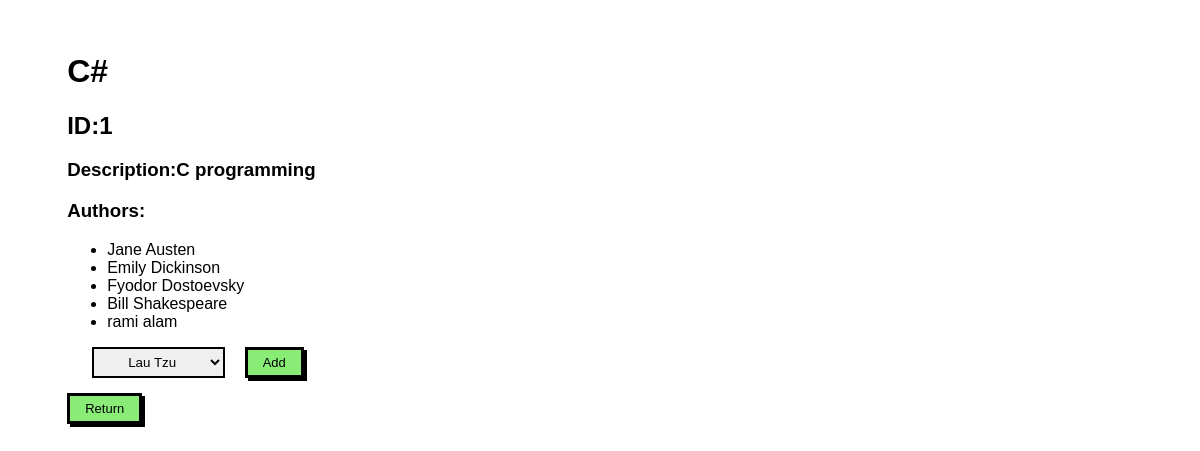
Screenshot of /book/1 with the database file from the repository.
### books_authors_app/models.py (models this page shows, shortened)
class book(models.Model):
    title = models.CharField(max_length=70)
    desc = models.TextField()
    created_at = models.DateTimeField(auto_now_add=True)
    updated_at = models.DateTimeField(auto_now=True)
    def show(id):
        return book.objects.get(id=int(id))

class author(models.Model):
    first_name = models.CharField(max_length=45)
    last_name = models.CharField(max_length=45)
    notes = models.TextField()
    books = models.ManyToManyField(book,related_name="authors")
    created_at = models.DateTimeField(auto_now_add=True)
    updated_at = models.DateTimeField(auto_now=True)
    def show_all():
        return author.objects.all()

### books_authors_app/views.py (the view)
# urls.py: path('book/<int:id>', views.book_view),
def book_view(request,id):
    context={
        "onebook":book.show(id),
        "allauthors":author.show_all()
    }
    return render(request,"onebook.html",context)

### books_authors_app/templates/onebook.html (shortened to what this page needs)
<!DOCTYPE html>
<html lang="en">
<head>
    {%load static%}
    <link rel="stylesheet" href="{% static 'css/styling2.css' %}">
</head>
<body>
    <div class="container">
        <h1>{{onebook.title}}</h1>
        <h2>ID:{{onebook.id}}</h2>
        <h3>Description:{{onebook.desc}}</h3>
        <h3>Authors:</h3>
        <ul>
            {%for author in onebook.authors.all%}
            <li>{{author.first_name}} {{author.last_name}}</li>
            {%endfor%}
        </ul>
        <form method="post" action="/authoradd">
            <select name="author1">
                {%for authorr in allauthors%}
                {%if authorr not in onebook.authors.all%}
                <option value="{{authorr.id}}">{{authorr.first_name}} {{authorr.last_name}}</option>
                {%endif%}
                {%endfor%}
            </select>
            <button type="submit" class="btn">Add</button>
        </form>
        <form action="/return">
            <button type="submit" class="btn">Return</button>
        </form>
    </div>
</body>
</html>

### books_authors_app/static/css/styling2.css (style rules this page uses)
* { font-family: sans-serif; }
.container { padding-left: 5%; padding-top: 2%; }
.btn { font-size: small; color: black; background-color: rgb(136, 236, 118); padding: 5px 15px; border: 3px solid black; box-shadow: 3px 3px black; }
select { border: 2px solid black; padding: 5px 30px; margin-bottom: 15px; margin-right: 15px; margin-left: 25px; }

### rows the page displays
book: title "C#", id "1", desc "C programming"
author: first_name "Jane", last_name "Austen"
author: first_name "Emily", last_name "Dickinson"
author: first_name "Fyodor", last_name "Dostoevsky"
author: first_name "Bill", last_name "Shakespeare"
author: first_name "rami", last_name "alam"

### other values shown
form field author1 "Lau Tzu"
